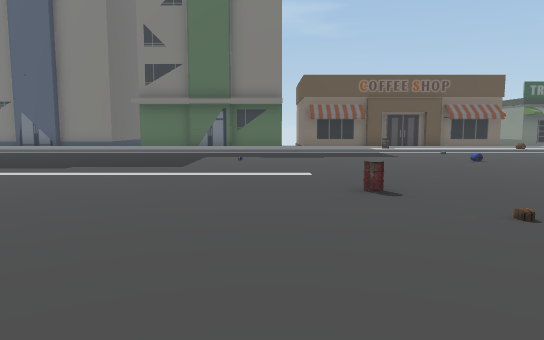
View 1 (above)

22 first-person views from a walk through a Unity game level. The camera is 1.5 m above the floor, tilts 6° down and sees 70° across. The floor is counted in squares, 2 m on a side. Each view is taken from the middle of a square. On the plan, view 1 faces up. The plan holds only what a view shows up to about 12 squares ahead; the rest is blank. The place goes on beyond the plan. The player is left out. Some animated figures are left out. Some surface patterns are stand-ins.

View 2
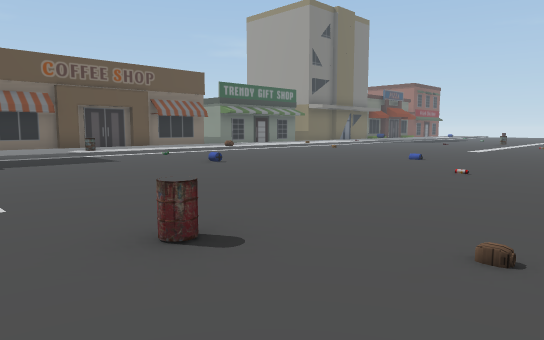

View 3
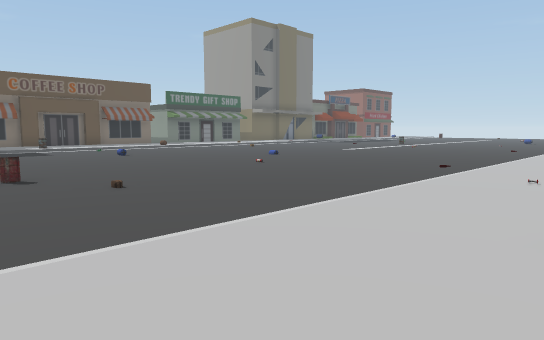

View 4
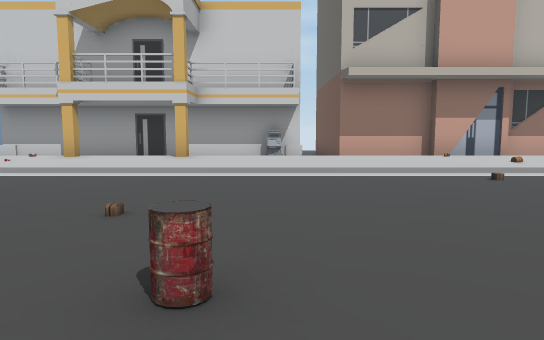

View 5
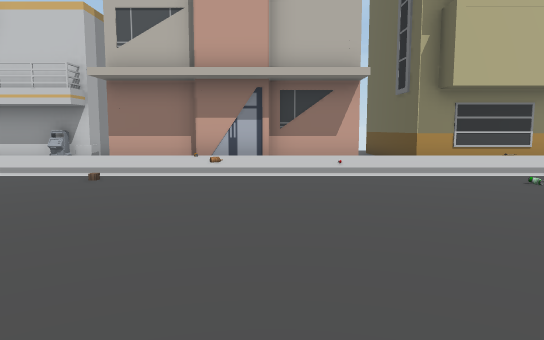

View 6
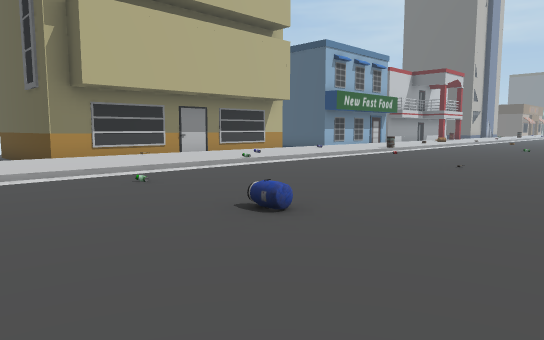

View 7
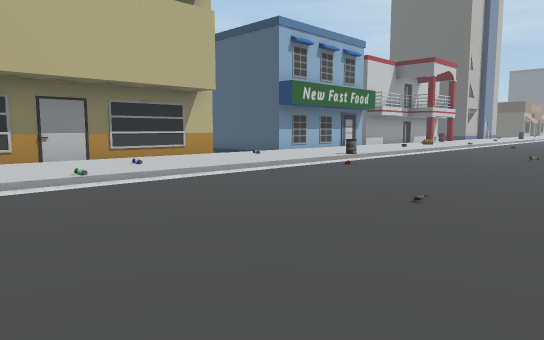

View 8
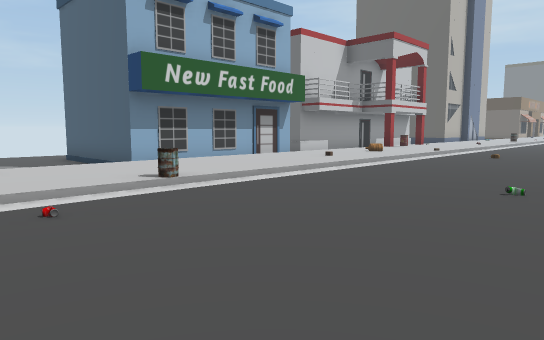

View 9
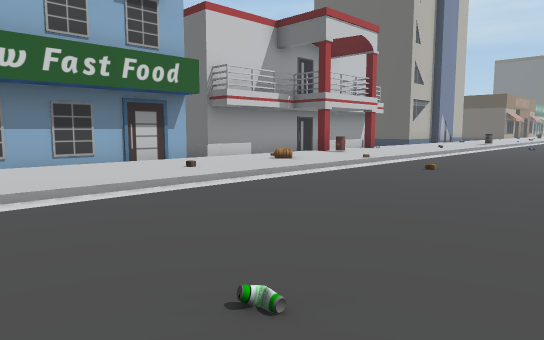

View 10
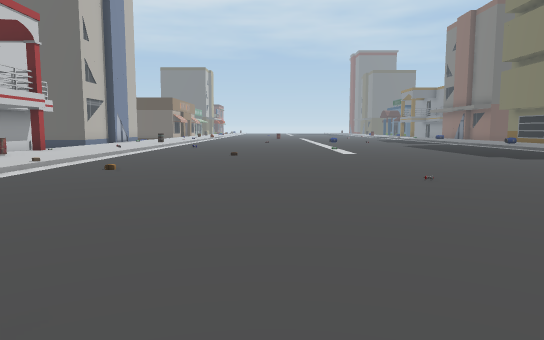

View 11
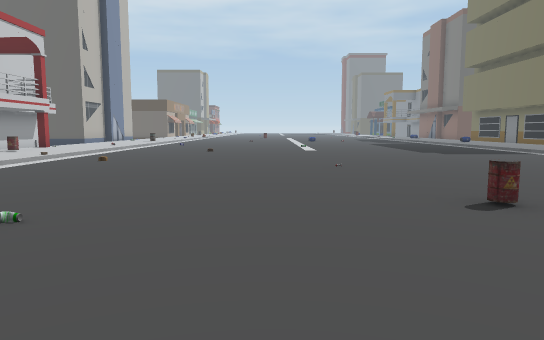

View 12
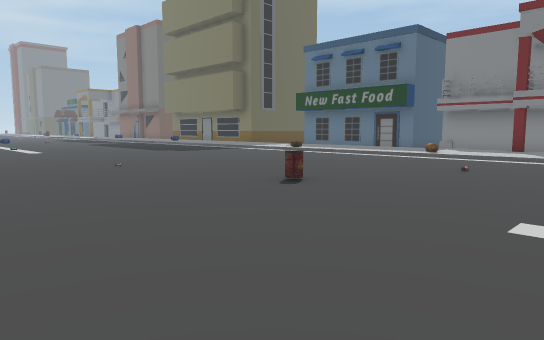

View 13
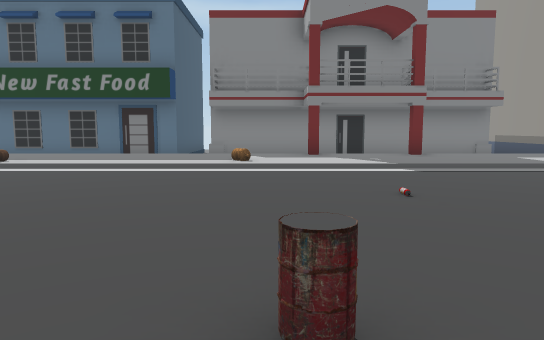

View 14
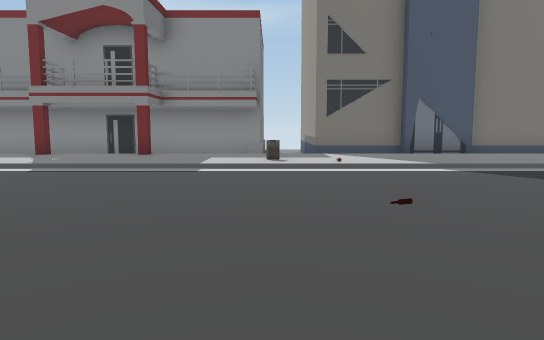

View 15
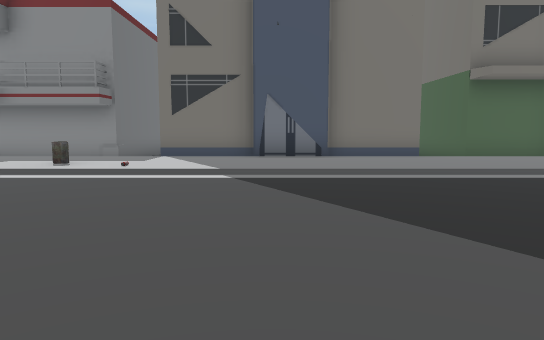

View 16
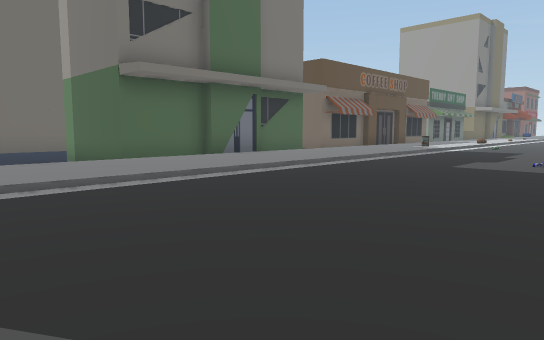

View 17
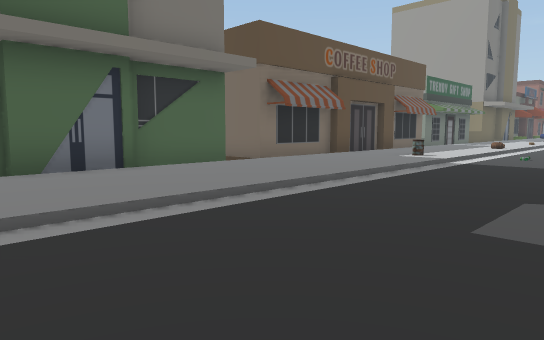

View 18
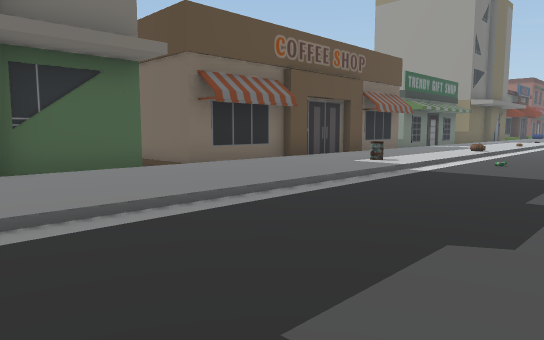

View 19
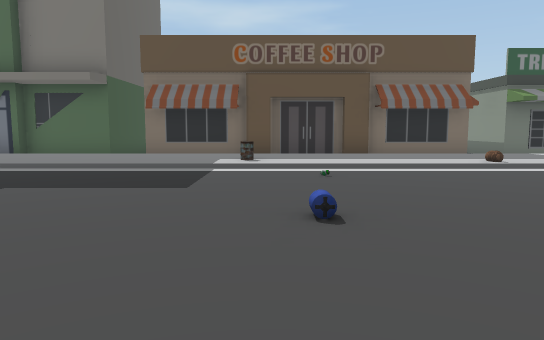

View 20
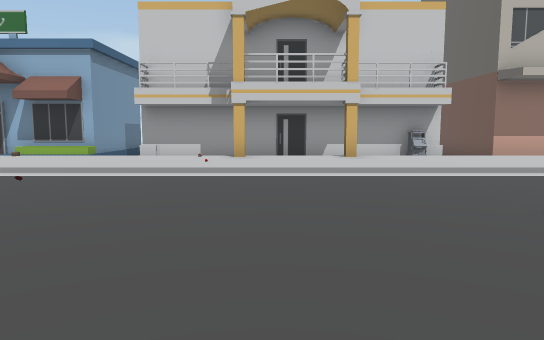

View 21
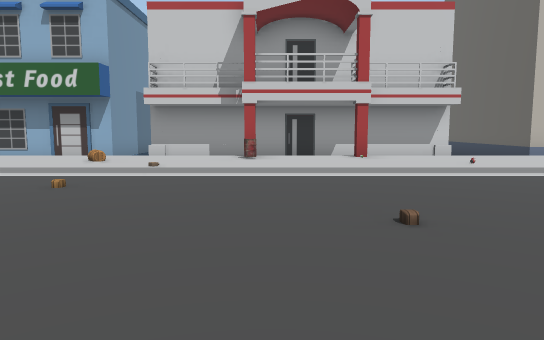

View 22
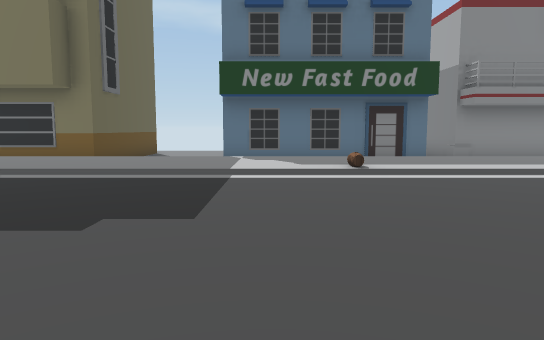

### Floor plan
Key: @ floor where view 1 was taken; # wall or solid block; . main floor; : floor 0.25 m higher than the main floor; v drop or lower ground; B barrel; U building; O other object.
Columns run from 36 left of view 1 to 10 right of it. Each row starts with its distance up from view 1.
 20   U         #        #        U      ##
 19   U   UUUUUU##########U       U     U##
 18 UUU                   UUUUUUUUUUUUUUU##########
 17  ::::::::::::::#::#::::::::::::::::::::::::::::
 16  ::::::::::::::::::::::::::::::::::::::::::::::
 15   ::::::B::::B:::::::BO:::::::::::::::::B:::::B
 14    ............................................
 13    .......................................O....
 12     ..........................................
 11     ............O..................O..........
 10     .............. ......................B.....
  9     .............. ............................
  8     ..........B...  ...  .    .................
  7     ......O........  .     ..................O.
  6     ...............   .........................
  5     .................................B.....O...
  4     .B.........O......O....B..........B........
  3    ............................................
  2   .......O.................O...................
  1   .................O..............O............
  0  :O:::::O::::::::B::::::O:::::::::::@::::::::::
 -1 ::::::::::B:O::::::::::O::::::::O:::::::::O::::
 -2 ::::#:B#:::::::::::O:::::::::::::O:::::#::#O:::
 -3            vvvvvvvvUUUUUUOUUvUUUUUUU
 -4  v########UUUUUUU          U       UvO#######vU
 -5          #U     U          U       U#         U

Positions as (right, up) in squares from view 1, and headings:
1: (0, 0), facing up
2: (0, 3), facing up-right
3: (0, -2), facing up-right
4: (1, 7), facing down
5: (-5, 7), facing down
6: (-6, 7), facing down-left
7: (-10, 6), facing down-left
8: (-16, 5), facing down-left
9: (-20, 5), facing down-left
10: (-20, 5), facing left
11: (-18, 6), facing left
12: (-18, 4), facing up-left
13: (-22, 7), facing up
14: (-15, 7), facing up
15: (-11, 8), facing up
16: (-10, 9), facing up-right
17: (-5, 11), facing up-right
18: (-3, 11), facing up-right
19: (5, 7), facing up
20: (5, 7), facing down
21: (-30, 7), facing down
22: (-29, 8), facing up
